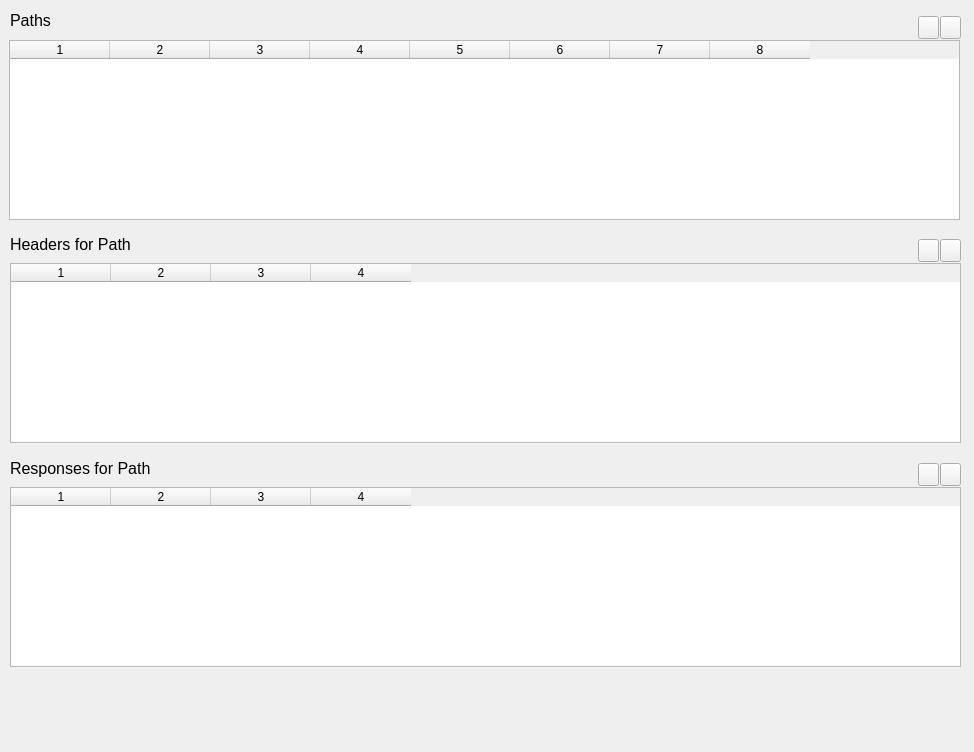
<?xml version="1.0" encoding="UTF-8"?>
<ui version="4.0">
 <class>Form</class>
 <widget class="QWidget" name="Form">
  <property name="geometry">
   <rect>
    <x>0</x>
    <y>0</y>
    <width>974</width>
    <height>752</height>
   </rect>
  </property>
  <property name="windowTitle">
   <string>Form</string>
  </property>
  <widget class="QLabel" name="lbl_paths_pathList">
   <property name="geometry">
    <rect>
     <x>10</x>
     <y>10</y>
     <width>41</width>
     <height>21</height>
    </rect>
   </property>
   <property name="font">
    <font>
     <pointsize>12</pointsize>
    </font>
   </property>
   <property name="text">
    <string>Paths</string>
   </property>
  </widget>
  <widget class="QTableWidget" name="tbl_pathList">
   <property name="geometry">
    <rect>
     <x>9</x>
     <y>40</y>
     <width>951</width>
     <height>180</height>
    </rect>
   </property>
   <property name="editTriggers">
    <set>QAbstractItemView::DoubleClicked|QAbstractItemView::EditKeyPressed|QAbstractItemView::SelectedClicked</set>
   </property>
   <property name="selectionBehavior">
    <enum>QAbstractItemView::SelectRows</enum>
   </property>
   <property name="columnCount">
    <number>8</number>
   </property>
   <column/>
   <column/>
   <column/>
   <column/>
   <column/>
   <column/>
   <column/>
   <column/>
  </widget>
  <widget class="QPushButton" name="btn_addNewPath">
   <property name="geometry">
    <rect>
     <x>918</x>
     <y>16</y>
     <width>21</width>
     <height>23</height>
    </rect>
   </property>
   <property name="toolTip">
    <string>Add new path (INS)</string>
   </property>
   <property name="statusTip">
    <string>Add new path (INSERT)</string>
   </property>
   <property name="text">
    <string/>
   </property>
   <property name="icon">
    <iconset>
     <normalon>images/addnew.png</normalon>
    </iconset>
   </property>
  </widget>
  <widget class="QPushButton" name="btn_removePath">
   <property name="geometry">
    <rect>
     <x>940</x>
     <y>16</y>
     <width>21</width>
     <height>23</height>
    </rect>
   </property>
   <property name="toolTip">
    <string>Remove selected path</string>
   </property>
   <property name="statusTip">
    <string>Remove selected path</string>
   </property>
   <property name="text">
    <string/>
   </property>
   <property name="icon">
    <iconset>
     <normalon>images/remove.png</normalon>
    </iconset>
   </property>
  </widget>
  <widget class="QPushButton" name="btn_addNewPathResponse">
   <property name="geometry">
    <rect>
     <x>918</x>
     <y>463</y>
     <width>21</width>
     <height>23</height>
    </rect>
   </property>
   <property name="toolTip">
    <string>Add new response for selected path (INS)</string>
   </property>
   <property name="statusTip">
    <string>Add new response for selected path (INSERT)</string>
   </property>
   <property name="text">
    <string/>
   </property>
   <property name="icon">
    <iconset>
     <normalon>images/addnew.png</normalon>
    </iconset>
   </property>
  </widget>
  <widget class="QTableWidget" name="tbl_pathResponseList">
   <property name="geometry">
    <rect>
     <x>10</x>
     <y>487</y>
     <width>951</width>
     <height>180</height>
    </rect>
   </property>
   <property name="editTriggers">
    <set>QAbstractItemView::DoubleClicked|QAbstractItemView::EditKeyPressed|QAbstractItemView::SelectedClicked</set>
   </property>
   <property name="selectionBehavior">
    <enum>QAbstractItemView::SelectRows</enum>
   </property>
   <property name="columnCount">
    <number>4</number>
   </property>
   <column/>
   <column/>
   <column/>
   <column/>
  </widget>
  <widget class="QLabel" name="lbl_paths3">
   <property name="geometry">
    <rect>
     <x>10</x>
     <y>458</y>
     <width>351</width>
     <height>21</height>
    </rect>
   </property>
   <property name="font">
    <font>
     <pointsize>12</pointsize>
    </font>
   </property>
   <property name="text">
    <string>Responses for Path</string>
   </property>
  </widget>
  <widget class="QPushButton" name="btn_removePathResponse">
   <property name="geometry">
    <rect>
     <x>940</x>
     <y>463</y>
     <width>21</width>
     <height>23</height>
    </rect>
   </property>
   <property name="toolTip">
    <string>Remove selected response</string>
   </property>
   <property name="statusTip">
    <string>Remove selected response</string>
   </property>
   <property name="text">
    <string/>
   </property>
   <property name="icon">
    <iconset>
     <normalon>images/remove.png</normalon>
    </iconset>
   </property>
  </widget>
  <widget class="QPushButton" name="btn_removePathHeader">
   <property name="geometry">
    <rect>
     <x>940</x>
     <y>239</y>
     <width>21</width>
     <height>23</height>
    </rect>
   </property>
   <property name="toolTip">
    <string>Remove selected response</string>
   </property>
   <property name="statusTip">
    <string>Remove selected header</string>
   </property>
   <property name="text">
    <string/>
   </property>
   <property name="icon">
    <iconset>
     <normalon>images/remove.png</normalon>
    </iconset>
   </property>
  </widget>
  <widget class="QTableWidget" name="tbl_pathHeaderList">
   <property name="geometry">
    <rect>
     <x>10</x>
     <y>263</y>
     <width>951</width>
     <height>180</height>
    </rect>
   </property>
   <property name="editTriggers">
    <set>QAbstractItemView::DoubleClicked|QAbstractItemView::EditKeyPressed|QAbstractItemView::SelectedClicked</set>
   </property>
   <property name="selectionBehavior">
    <enum>QAbstractItemView::SelectRows</enum>
   </property>
   <property name="columnCount">
    <number>4</number>
   </property>
   <column/>
   <column/>
   <column/>
   <column/>
  </widget>
  <widget class="QLabel" name="lbl_paths2">
   <property name="geometry">
    <rect>
     <x>10</x>
     <y>234</y>
     <width>351</width>
     <height>21</height>
    </rect>
   </property>
   <property name="font">
    <font>
     <pointsize>12</pointsize>
    </font>
   </property>
   <property name="text">
    <string>Headers for Path</string>
   </property>
  </widget>
  <widget class="QPushButton" name="btn_addNewPathHeader">
   <property name="geometry">
    <rect>
     <x>918</x>
     <y>239</y>
     <width>21</width>
     <height>23</height>
    </rect>
   </property>
   <property name="toolTip">
    <string>Add new response for selected path (INS)</string>
   </property>
   <property name="statusTip">
    <string>Add new header for selected path (INSERT)</string>
   </property>
   <property name="text">
    <string/>
   </property>
   <property name="icon">
    <iconset>
     <normalon>images/addnew.png</normalon>
    </iconset>
   </property>
  </widget>
 </widget>
 <resources/>
 <connections/>
</ui>
